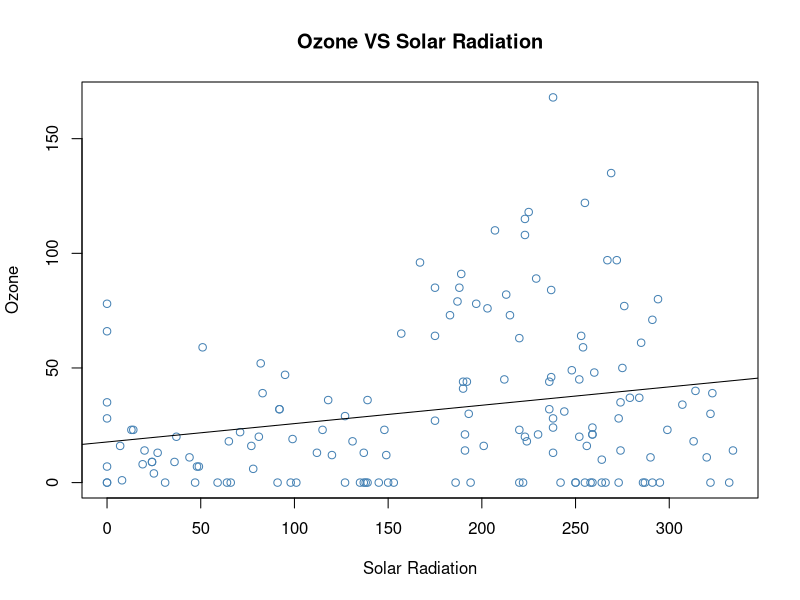
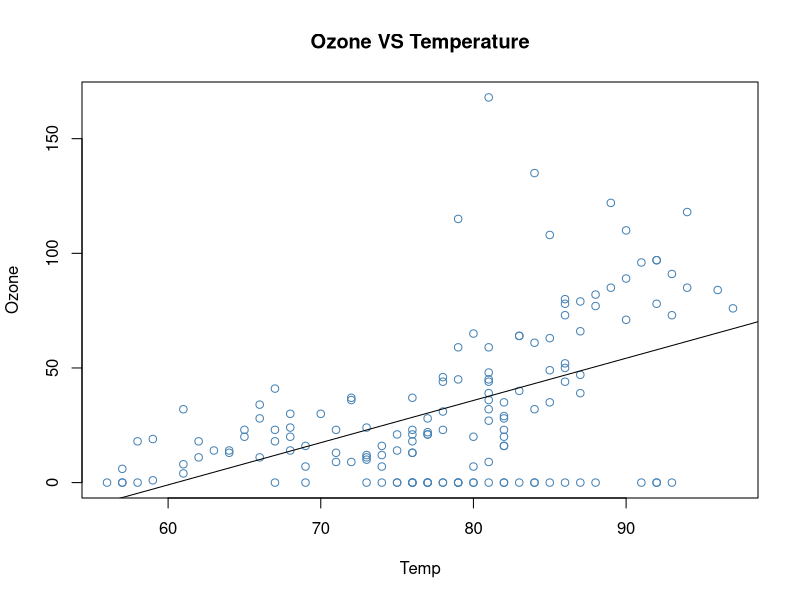
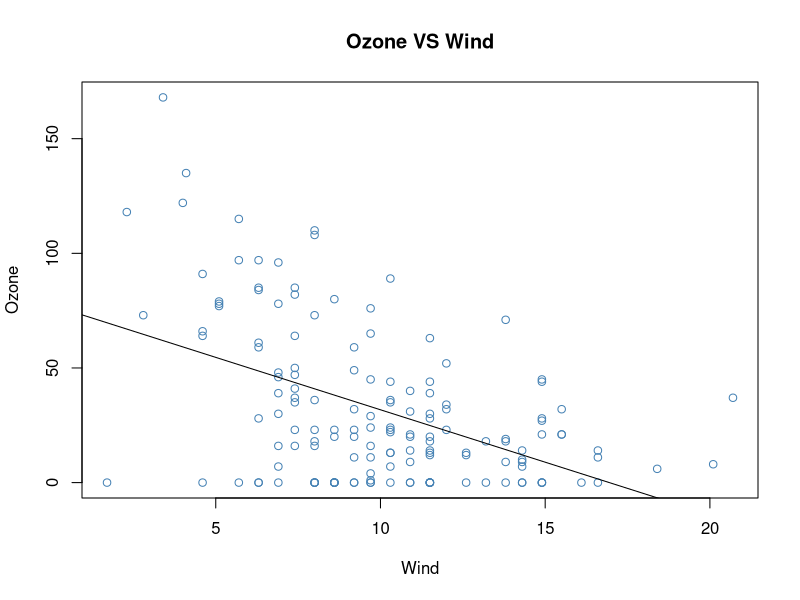
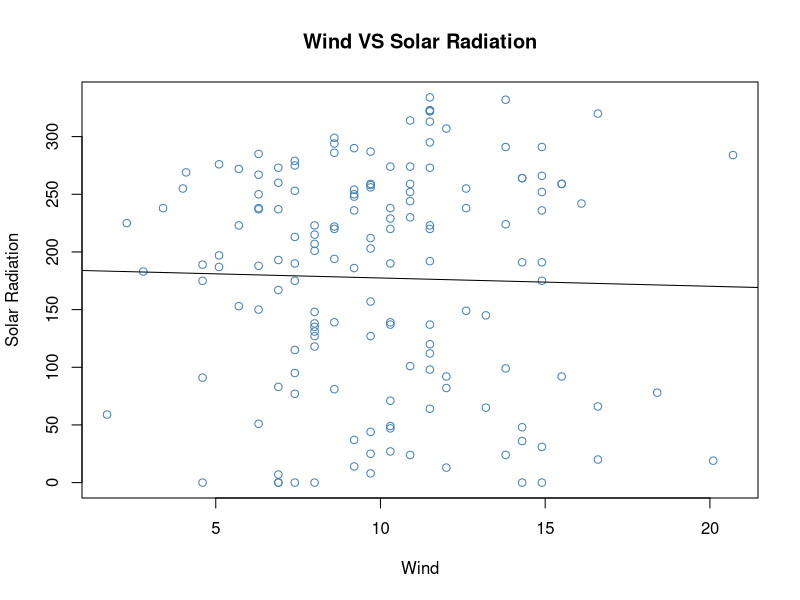
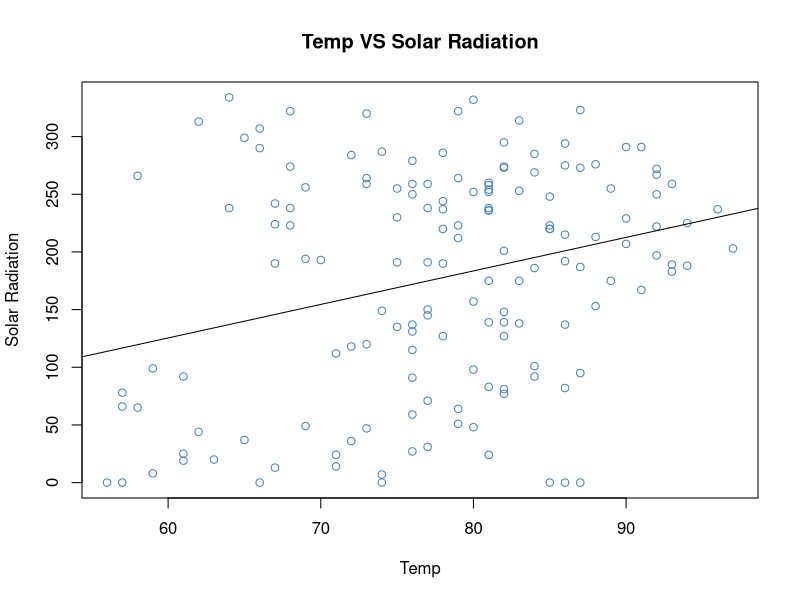
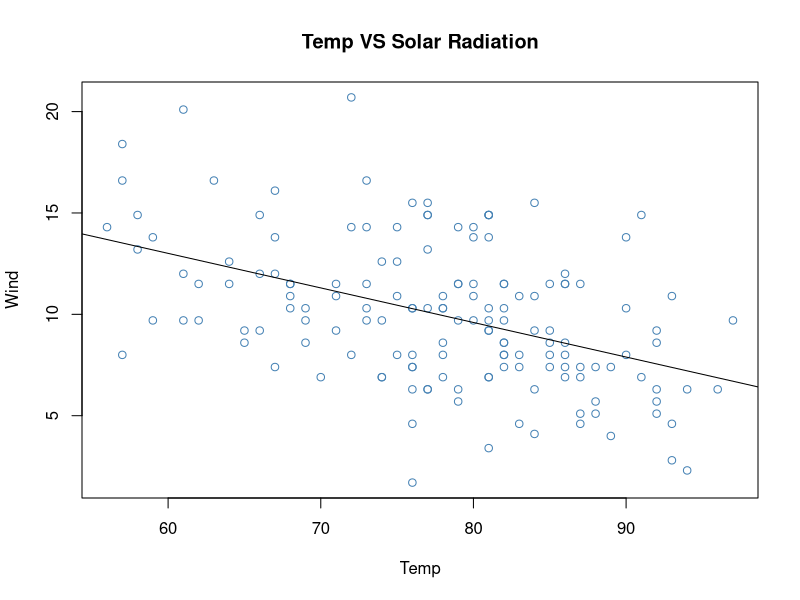

These figures' R source, in order:
#Air Quality Dataset  
aq <- data.frame(airquality)
View(aq)

#Replace Null values with 0
aq[is.na(aq)] = 0

# Model1 Ozone Vs Solar Radiation
model1 <- lm(aq$Ozone~aq$Solar.R)
summary(model1)
plot(aq$Ozone ~ aq$Solar.R , pch=21, col='steelblue', main='Ozone VS Solar Radiation', xlab='Solar Radiation', ylab='Ozone')
abline(model1)
print('Solar Radiation is moderately correlated with ozone concentration.')

#model2 Ozon Vs Temp 
model2 <- lm(aq$Ozone~aq$Temp)
summary(model2)
plot( aq$Temp, aq$Ozone, pch=21, col='steelblue', main='Ozone VS Temperature', xlab='Temp', ylab='Ozone')
abline(model2)
print('Temperature and ozone are strongly correlated..')


#model3 Ozon Vs Wind 
model3 <- lm(aq$Ozone~aq$Wind)
summary(model3)
plot( aq$Wind, aq$Ozone, pch=21,col='steelblue', main='Ozone VS Wind', xlab='Wind', ylab='Ozone')
abline(model3)
print('Wind and ozone seem strongly correlated.')

#model4  Wind Vs Solar
model4 <- lm(aq$Solar.R~aq$Wind)
summary(model4)
plot( aq$Wind,aq$Solar.R, pch=21,col='steelblue', main='Wind VS Solar Radiation', xlab='Wind', ylab='Solar Radiation')
abline(model4)
print('Very weak correlation between wind and solar radiation.')


#model5  Temp Vs Solar
model5 <- lm(aq$Solar.R~aq$Temp)
summary(model5)
plot( aq$Temp,aq$Solar.R, pch=21,col='steelblue', main='Temp VS Solar Radiation', xlab='Temp', ylab='Solar Radiation')
abline(model5)
print('Temperature and solar radition are weakly correlated.')

#model6  Temp Vs Wind
model6 <- lm(aq$Wind~aq$Temp)
summary(model6)
plot( aq$Temp,aq$Wind, pch=21,col='steelblue', main='Temp VS Solar Radiation', xlab='Temp', ylab='Wind')
abline(model6)
print('Temperature and wind are moderately correlated.')


